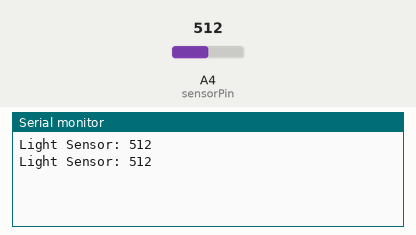
A sketch run on a simulated Arduino Uno, built with avr-gcc and run on an emulated ATmega328P. Parts: the last lines printed to the serial monitor. The inputs (shaded band) are chosen by the test bench; at power-on: A4 (sensorPin) = 512.

Above: at 1.8 s.
1.9 s: A4 (sensorPin) set to 716
At 2.8 s:
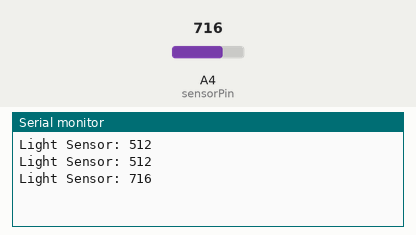
3.4 s: A4 (sensorPin) set to 900
At 4.8 s:
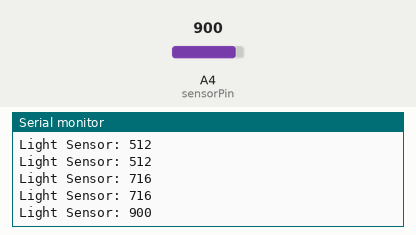
Timing chart, 0 to 6.4 s (numbered marks = the images above; inputs shaded):
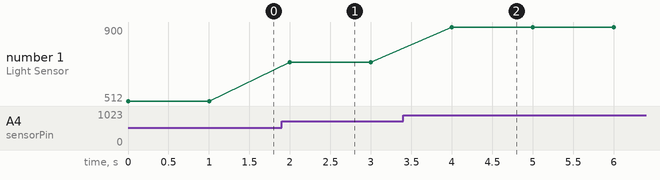

The sketch:

photocell.ino
```cpp
int sensorPin = 4;    				// select the input pin for the photocell
int sensorValue = 0;  				// variable to store the value coming from the photocell

void setup() {
  Serial.begin(9600); 				//Set baud rate to 9600 on the Arduino
}

void loop() {
                                          // read the value from the sensor:
  sensorValue = analogRead(sensorPin);  //get the voltage value from input pin
  Serial.print("Light Sensor: ");
  Serial.println(sensorValue); 		 //print the value to Serial monitor
  delay(1000);                        //delay for 1 seconds
}
```

Measured:
- after the input at 1.9 s, the serial monitor: prints a new line after 0.10 s (image 1)
- after the input at 3.4 s, the serial monitor: prints a new line after 0.60 s (image 2)
- plotted number 1: 512 → 716 after the input at 1.9 s, 716 → 900 after the input at 3.4 s
